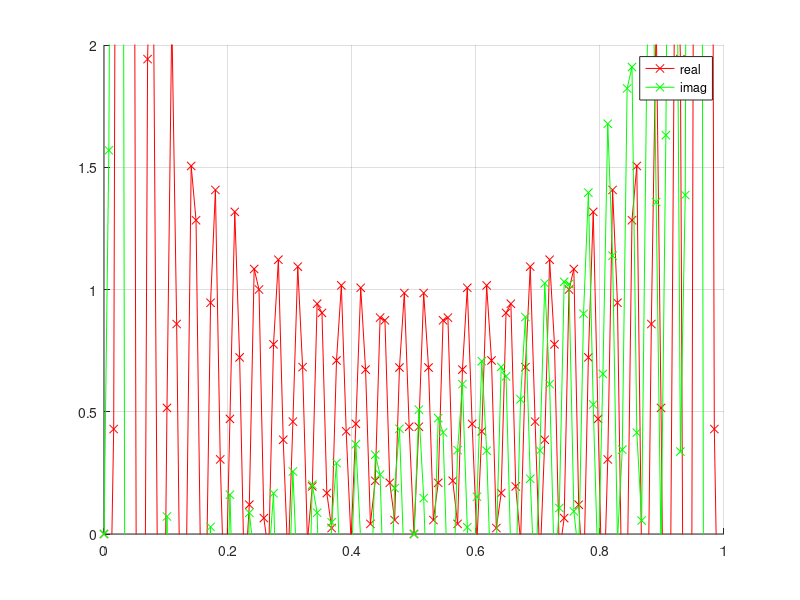

Write the MATLAB code that produced this figure.
function tutorial2_ex2()
clc; clear all; close all

a = 0;
b = 1;
N = 30;
M = 128;

x = [0:N-1] / N;
f1 = cos(2 * pi * x);
f2 = (x - x(2)) .^ 2;

F1 = fft(f1, M);
F2 = fft(f2, M);

x_plot = [0:M-1] / M;
figure(1)
hold on
grid on
plot(x_plot, real(F1), 'r-x');
plot(x_plot, imag(F1), 'g-x');
legend('real', 'imag');
axis([0 1 0 2]);


% n = [0:29];
% x = cos(2 * pi * n / 10);
% N = [30, 64, 128, 256];
% X = cell(3);
% F = cell(3);
% for i = 1:length(N)
%     X{i} = abs(fft(x, N(i)));
%     F{i} = [0 : (N(i) - 1)] / N(i);
%     subplot(length(N), 1, i);
%     plot(F{i}, X{i}, '-x');
%     title(strcat('N = ', num2str(N(i))));
%     axis([0 1 0 20]);
% end



end


function coeffs = fourier_transform(x) 

    N = length(x);
    F = diag([0:(N-1)]) * repmat([0:(N-1)], N, 1) * 2 * pi / N;
    F = exp(i * F);
    coeffs = F * x';
end

function coeffs = fourier_transform2(x, M) 

    N = length(x);
    F = repmat([0:(N-1)], M, 1);
    M = [0:M-1];    
    for i = 1:length(M)
        F(i, :) = F(i, :) * M(i);
    end    
    F = exp(i * F * 2 * pi / N) / length(x);   
    coeffs = F * x';
end

function values = inverse(X)

    N = length(X);
    F = diag([0:(N-1)]) * repmat([0:(N-1)], N, 1) * 2 * pi;
    F = exp(-i * F);
    values = F \ X;
end